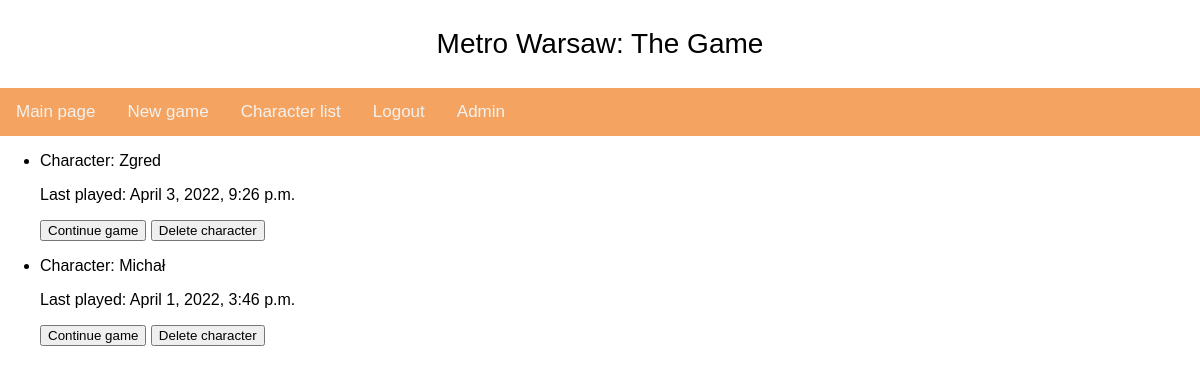
Page /metro_app/character_list/ (signed in) on the earlier database version.
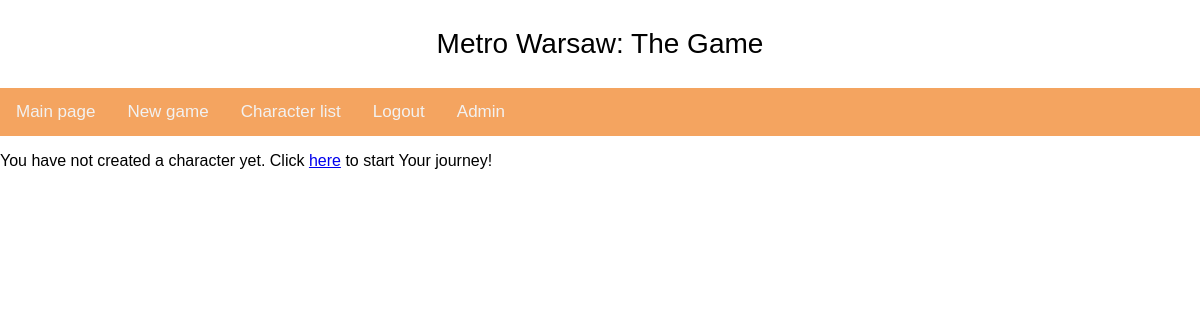
Same page on the later database version.
### metro_app/models.py (models this page shows, shortened)
class Character(models.Model):
    name = models.CharField(max_length=32)
    bullets = models.IntegerField(default=0)
    health = models.SmallIntegerField(default=10)
    user = models.ForeignKey(User, on_delete=models.CASCADE)
    save_date = models.DateTimeField(auto_now_add=True)
    equipment = models.ManyToManyField(Equipment, through='CharacterEquipment')
    location = models.ForeignKey(Location, default=1, on_delete=models.SET_DEFAULT)

### metro_app/views.py (the view)
# urls.py: path('character_list/', views.CharacterListView.as_view(), name='character_list'),
class CharacterListView(LoginRequiredMixin, ListView):
    def get_queryset(self):
        user_id = User.objects.get(id=self.request.user.id)
        return Character.objects.filter(user=user_id)
    template_name = 'metro_app/character_list.html'

### templates/metro_app/character_list.html
{% extends 'base.html' %}
{% block block_1 %}
    {% if not object_list %}
    <p>You have not created a character yet. Click <a href='{% url 'new_game' %}'>here</a> to start Your journey!</p>
    {% else %}
    <ul>
    {% for character in object_list %}
        <li>Character: {{ character.name }}
            <p>Last played: {{ character.save_date }}</p>
            <p><button onclick=window.location.href='{% url 'game' character.id %}'>Continue game</button>
           <button onclick=window.location.href='{% url 'delete' character.id %}'>Delete character</button></p></li>
    {% endfor %}
    </ul>
    {% endif %}
{% endblock %}

### templates/base.html (shortened to what this page needs)
<!doctype html>
{% load static %}
<html lang="en">
<head>
     <link rel="stylesheet" type="text/css" href="{% static 'css/base.css' %}">
</head>
<body>
<p class="title">Metro Warsaw: The Game</p>
<div class="topnav">
    <a href="{% url 'index' %}">Main page</a>
    {% if not user.is_authenticated %}
        <a href="{% url 'login' %}">Login</a>
        <a href="{% url 'register' %}">Register</a>
    {% else %}
        <a href="{% url 'new_game' %}">New game</a>
        <a href="{% url 'character_list' %}">Character list</a>
        <a href="{% url 'logout' %}">Logout</a>
    {% endif %}
    {% if user.is_superuser %}
    <a href="{% url 'admin:index' %}">Admin</a>
    {% endif %}
</div>
<p>
    {% block block_1 %}
    {% endblock %}
</p>
</body>
</html>

### metro_app/static/css/base.css (style rules this page uses)
body { margin: 0; font-family: Arial, Helvetica, sans-serif; }
.title { text-align: center; font-size: 28px; }
.topnav { overflow: hidden; background-color: sandybrown; }
.topnav a { float: left; color: #f2f2f2; text-align: center; padding: 14px 16px; text-decoration: none; font-size: 17px; }

Differences in the rows shown:
removed Character: name "Zgred", save_date "April 3, 2022, 9:26 p.m."
removed Character: name "Michał", save_date "April 1, 2022, 3:46 p.m."
Other differences:
text now shown: "You have not created a character yet. Click here to start Your journey!"
